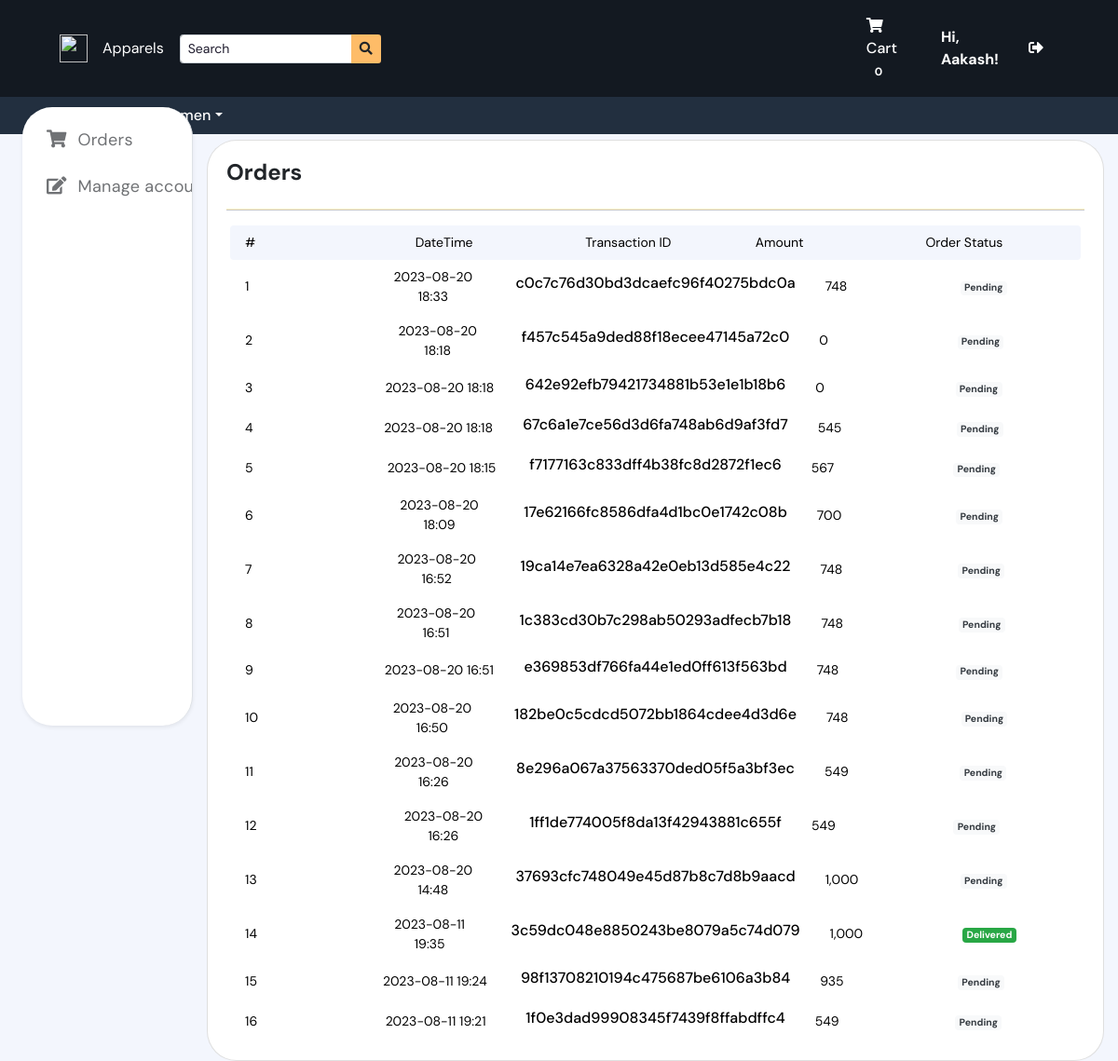
Page /?p=my_account (signed in) on the committed database.
### tables this page shows
CREATE TABLE `orders` (
  `id` int(30) NOT NULL,
  `client_id` int(30) NOT NULL,
  `delivery_address` text NOT NULL,
  `payment_method` varchar(100) NOT NULL,
  `order_type` tinyint(1) NOT NULL COMMENT '1= pickup,2= deliver',
  `amount` double NOT NULL,
  `status` tinyint(2) NOT NULL DEFAULT 0,
  `paid` tinyint(1) NOT NULL DEFAULT 0,
  `date_created` datetime NOT NULL DEFAULT current_timestamp(),
  `date_updated` datetime DEFAULT NULL ON UPDATE current_timestamp(),
  `client_name` varchar(40) NOT NULL,
  `mobile_no` int(10) NOT NULL,
  `card_number` int(12) NOT NULL,
  `card_name` varchar(40) NOT NULL,
  `card_expiry` varchar(11) DEFAULT NULL,
  `cvv` int(3) DEFAULT NULL
);

### classes/DBConnection.php (called while the page is built, shortened)
<?php
class DBConnection{
    private $host = DB_SERVER;
    private $username = DB_USERNAME;
    private $password = DB_PASSWORD;
    private $database = DB_NAME;
    public $conn;
    public function __construct(){
        if (!isset($this->conn)) {
            $this->conn = new mysqli($this->host, $this->username, $this->password, $this->database);
        }
    }
}
?>

### classes/SystemSettings.php (called while the page is built, shortened)
<?php
class SystemSettings extends DBConnection{
	function userdata($field = ''){
		if(!empty($field)){
			if(isset($_SESSION['userdata'][$field]))
				return $_SESSION['userdata'][$field];
			else
				return null;
		}else{
			return false;
		}
	}
}
$_settings = new SystemSettings();
?>

### my_account.php (the view, shortened to what this page needs)
<?php include('user-sidenav.php');?>
<head>
    <link rel="stylesheet" href="https://cdnjs.cloudflare.com/ajax/libs/font-awesome/5.15.3/css/all.min.css">
    <link rel="stylesheet" href="https://cdnjs.cloudflare.com/ajax/libs/bootstrap/5.0.2/css/bootstrap.min.css">
    <link rel="stylesheet" href="https://cdnjs.cloudflare.com/ajax/libs/twitter-bootstrap/4.0.0-beta.2/css/bootstrap.css">
    <link rel="stylesheet" href="http://localhost/Merchandise/style.css">
    <link rel="stylesheet" href="http://localhost/Merchandise/Common/Styles/style1.css">
    <link rel="stylesheet" href="http://localhost/Merchandise/Common/Styles/style2.css">
</head>
<section class="" style="width:100%;padding-top:150px">
    <div class="container">
        <div class="card" style="border-radius:32px;">
            <div class="card-body">
                <div class="w-100 justify-content-between d-flex">
                    <h4><b>Orders</b></h4>
                </div>
                <hr class="border-warning">
                <div class="products-area-wrapper tableView">
                    <thead>
                        <div class="products-header">
                            <div class="product-cell"><span>#</span></div>
                            <div class="product-cell"><span>DateTime</span></div>
                            <div class="product-cell"><span>Transaction ID</span></div>
                            <div class="product-cell"><span>Amount</span></div>
                            <div class="product-cell"><span>Order Status</span></div>
                        </div>
                    </thead>
                    <tbody>
                        <?php
                        $i = 1;
                        $qry = $conn->query("SELECT o.*,concat(c.firstname,' ',c.lastname) as client from `orders` o inner join clients c on c.id = o.client_id where o.client_id = '" . $_settings->userdata('id') . "' order by unix_timestamp(o.date_created) desc ");
                        while ($row = $qry->fetch_assoc()):
                            ?>
                            <div class="products-row">
                                <div class="product-cell" style="text-align:center"><span>
                                        <?php echo $i++ ?>
                                    </span></div>
                                <div class="product-cell" style="text-align:center"><span>
                                        <?php echo date("Y-m-d H:i", strtotime($row['date_created'])) ?>
                                    </span></div>
                                <div class="product-cell" style="text-align:center;decoration:none"><span><h6><?php echo md5($row['id']); ?></h6></span>
                                </div>
                                <div class="product-cell" style="text-align:center"><span>
                                        <?php echo number_format($row['amount']) ?>
                                    </span></div>
                                <div class="product-cell" style="text-align:center"><span>
                                        <?php if ($row['status'] == 0): ?>
                                            <span class="badge badge-light text-dark">Pending</span>
                                        <?php elseif ($row['status'] == 1): ?>
                                            <span class="badge badge-primary">Packed</span>
                                        <?php elseif ($row['status'] == 2): ?>
                                            <span class="badge badge-warning">Out for Delivery</span>
                                        <?php elseif ($row['status'] == 3): ?>
                                            <span class="badge badge-success">Delivered</span>
                                        <?php else: ?>
                                            <span class="badge badge-danger">Cancelled</span>
                                        <?php endif; ?>
                                    </span></div>
                            </div>
                        <?php endwhile; ?>
                    </tbody>
                </div>
            </div>
        </div>
    </div>
</section>

### Common/Styles/style.css (style rules this page uses)
* { box-sizing: border-box; }
:root { --app-container: #f3f6fd; --main-color: #1f1c2e; --secondary-color: #4a4a4a; --link-color: #1f1c2e; --link-color-hover: #c3cff4; --link-color-active: #fff; --link-color-active-bg: #1f1c2e; --projects-section: #fff; --message-box-hover: #fafcff; --message-box-border: #e9ebf0; --more-list-bg: #fff; --more-list-bg-hover: #f6fbff; --more-list-shadow: rgba(209, 209, 209, 0.4); --button-bg: #1f1c24; --search-area-bg: #fff; --star: #1ff1c2 e; --message-btn: #fff; --background: #fff; --text: #1f1c2e; --sidenav-text: #707275; --hover-text:black; }
html, body { width: 100%; height: 100vh; margin: 0; }
body { font-family: 'DM Sans', sans-serif; overflow: hidden; display: flex; justify-content: center; background-color: var(--app-container); }
:root { --app-bg: #fff; --sidebar: #f3f6fd; --app-content-secondary-color: #f3f6fd; --app-content-main-color: black; --sidebar-link: #1f1c2e; --sidebar-hover-link: rgba(195, 207, 244, 0.5); --sidebar-active-link: rgba(195, 207, 244, 1); --sidebar-main-color: #1f1c2e; --filter-shadow: rgba(99, 99, 99, 0.2) 0px 2px 8px 0px; --background: #fff; --text: #1f1c2e; }
.products-area-wrapper { width: 100%; max-height: 100%; overflow: auto; padding: 0 4px; }
.tableView .products-header { display: flex; align-items: center; border-radius: 4px; background-color: var(--app-content-secondary-color); position: sticky; top: 0; }
.tableView .products-row { display: flex; align-items: center; border-radius: 4px; }
.tableView .product-cell { flex: 1; padding: 8px 16px; color: var(--app-content-main-color); font-size: 14px; display: flex; align-items: center; }

### style.css (style rules this page uses)
* { box-sizing: border-box; }
:root { --app-container: #f3f6fd; --main-color: #1f1c2e; --secondary-color: #4a4a4a; --link-color: #1f1c2e; --link-color-hover: #c3cff4; --link-color-active: #fff; --link-color-active-bg: #1f1c2e; --projects-section: #fff; --message-box-hover: #fafcff; --message-box-border: #e9ebf0; --more-list-bg: #fff; --more-list-bg-hover: #f6fbff; --more-list-shadow: rgba(209, 209, 209, 0.4); --button-bg: #1f1c24; --search-area-bg: #fff; --star: #1ff1c2 e; --message-btn: #fff; --background: #fff; --text: #1f1c2e; --sidenav-text: #707275; --hover-text:black; }
:root { --app-bg: #fff; --sidebar: #f3f6fd; --app-content-secondary-color: #f3f6fd; --app-content-main-color: black; --sidebar-link: #1f1c2e; --sidebar-hover-link: rgba(195, 207, 244, 0.5); --sidebar-active-link: rgba(195, 207, 244, 1); --sidebar-main-color: #1f1c2e; --filter-shadow: rgba(99, 99, 99, 0.2) 0px 2px 8px 0px; --background: #fff; --text: #1f1c2e; }
.products-area-wrapper { width: 100%; max-height: 100%; overflow: auto; padding: 0 4px; }
.tableView .products-header { display: flex; align-items: center; border-radius: 4px; background-color: var(--app-content-secondary-color); position: sticky; top: 0; }
.tableView .products-row { display: flex; align-items: center; border-radius: 4px; }
.tableView .product-cell { flex: 1; padding: 8px 16px; color: var(--app-content-main-color); font-size: 14px; display: flex; align-items: center; }

### Common/Styles/style1.css (style rules this page uses)
* { box-sizing: border-box; }
:root { --app-container: #f3f6fd; --main-color: #1f1c2e; --secondary-color: #4a4a4a; --link-color: #1f1c2e; --link-color-hover: #c3cff4; --link-color-active: #fff; --link-color-active-bg: #1f1c2e; --projects-section: #fff; --message-box-border: #e9ebf0; --more-list-bg: #fff; --more-list-bg-hover: #f6fbff; --more-list-shadow: rgba(209, 209, 209, 0.4); --button-bg: #1f1c24; --search-area-bg: #fff; --star: #1ff1c2 e; --message-btn: #fff; --background: #fff; --text: #1f1c2e; --sidenav-text: #707275; --hover-text:black; }
html, body { width: 100%; height: 100vh; margin: 0; }
body { font-family: 'DM Sans', sans-serif; display: flex; justify-content: center; background-color: var(--app-container); }

### rows in the picture
orders: date_created "2023-08-20 18:33", id "c0c7c76d30bd3dcaefc96f40275bdc0a", amount "748", status "Pending"
orders: date_created "2023-08-20 18:18", id "f457c545a9ded88f18ecee47145a72c0", amount "0", status "Pending"
orders: date_created "2023-08-20 18:18", id "642e92efb79421734881b53e1e1b18b6", amount "0", status "Pending"
orders: date_created "2023-08-20 18:18", id "67c6a1e7ce56d3d6fa748ab6d9af3fd7", amount "545", status "Pending"
orders: date_created "2023-08-20 18:15", id "f7177163c833dff4b38fc8d2872f1ec6", amount "567", status "Pending"
orders: date_created "2023-08-20 18:09", id "17e62166fc8586dfa4d1bc0e1742c08b", amount "700", status "Pending"
orders: date_created "2023-08-20 16:52", id "19ca14e7ea6328a42e0eb13d585e4c22", amount "748", status "Pending"
orders: date_created "2023-08-20 16:51", id "1c383cd30b7c298ab50293adfecb7b18", amount "748", status "Pending"
orders: date_created "2023-08-20 16:51", id "e369853df766fa44e1ed0ff613f563bd", amount "748", status "Pending"
orders: date_created "2023-08-20 16:50", id "182be0c5cdcd5072bb1864cdee4d3d6e", amount "748", status "Pending"
orders: date_created "2023-08-20 16:26", id "8e296a067a37563370ded05f5a3bf3ec", amount "549", status "Pending"
orders: date_created "2023-08-20 16:26", id "1ff1de774005f8da13f42943881c655f", amount "549", status "Pending"
orders: date_created "2023-08-20 14:48", id "37693cfc748049e45d87b8c7d8b9aacd", amount "1,000", status "Pending"
orders: date_created "2023-08-11 19:35", id "3c59dc048e8850243be8079a5c74d079", amount "1,000", status "Delivered"
orders: date_created "2023-08-11 19:24", id "98f13708210194c475687be6106a3b84", amount "935", status "Pending"
orders: date_created "2023-08-11 19:21", id "1f0e3dad99908345f7439f8ffabdffc4", amount "549", status "Pending"

### other values in the picture
$_settings->info('short_name') "Apparels"
$_settings->userdata('firstname') "Aakash"
